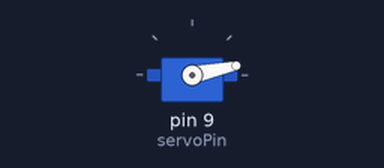
A sketch run on a simulated Arduino Uno, built with avr-gcc and run on an emulated ATmega328P. On the bench: servo.

Above: at 0.05 s.
At 0.35 s:
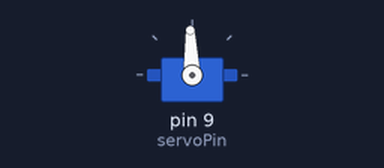
At 0.65 s:
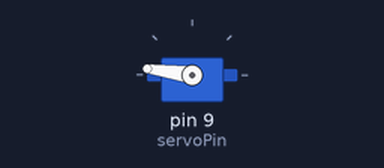
At 1.3 s:
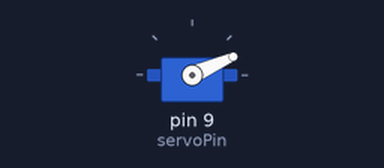
Timing chart, 0 to 3.2 s (numbered marks = the images above):
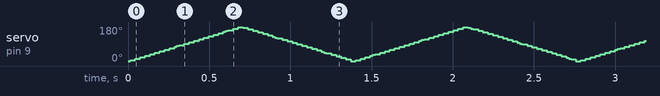

The sketch:

Servo.ino
```cpp
#include <Servo.h>

Servo servo;
int servoPin = 9;
int step = 4;
int pos = 0;

void setup() {
  servo.attach(servoPin);
}

void loop() {

  for(pos = 0; pos <= 180; pos += step) {
    servo.write(pos);
    delay(15);
  }

  for(pos = 180; pos >= 0; pos -= step) {
    servo.write(pos);
    delay(15);
  }
}
```
